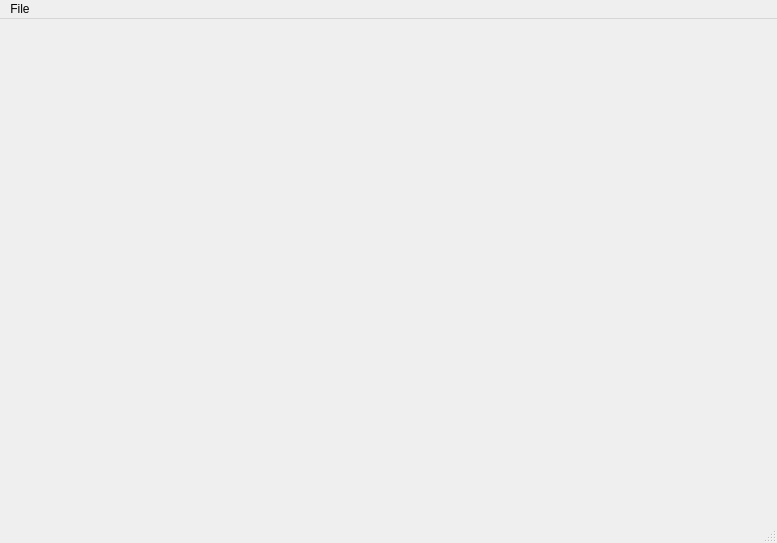
<?xml version="1.0" encoding="UTF-8"?>
<ui version="4.0">
 <author>Glenn Pierce</author>
 <class>FiaViewerWindow</class>
 <widget class="QMainWindow" name="FiaViewerWindow">
  <property name="geometry">
   <rect>
    <x>0</x>
    <y>0</y>
    <width>777</width>
    <height>543</height>
   </rect>
  </property>
  <property name="sizePolicy">
   <sizepolicy hsizetype="Ignored" vsizetype="Ignored">
    <horstretch>0</horstretch>
    <verstretch>0</verstretch>
   </sizepolicy>
  </property>
  <property name="windowTitle">
   <string>MainWindow</string>
  </property>
  <widget class="QWidget" name="centralwidget">
   <layout class="QHBoxLayout" name="horizontalLayout"/>
  </widget>
  <widget class="QMenuBar" name="menubar">
   <property name="geometry">
    <rect>
     <x>0</x>
     <y>0</y>
     <width>777</width>
     <height>25</height>
    </rect>
   </property>
   <widget class="QMenu" name="menuFile">
    <property name="title">
     <string>File</string>
    </property>
    <addaction name="openAction"/>
   </widget>
   <addaction name="menuFile"/>
  </widget>
  <widget class="QStatusBar" name="statusbar"/>
  <action name="openAction">
   <property name="text">
    <string>&amp;Open...</string>
   </property>
  </action>
 </widget>
 <resources/>
 <connections/>
</ui>
